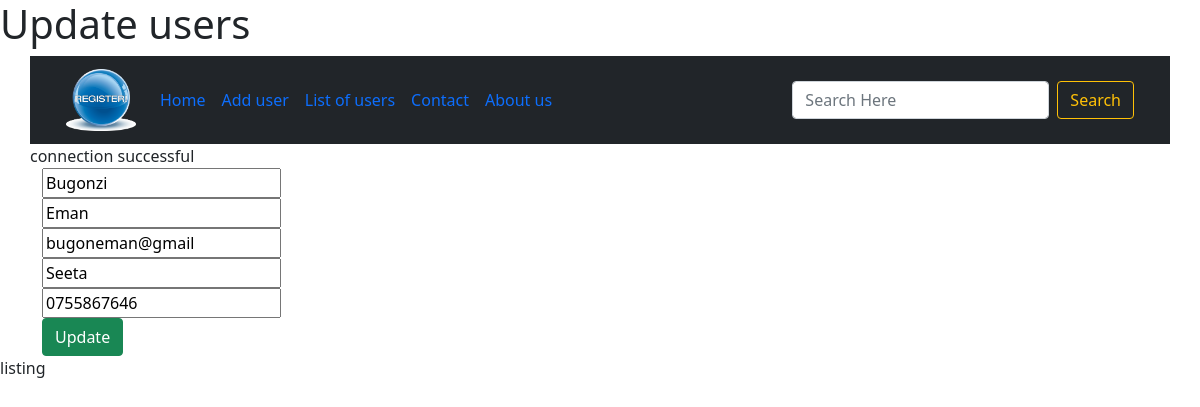
The app's page /update.php?id=14 with its own data.
### tables this page shows
CREATE TABLE `registration` (
  `id` int(10) NOT NULL,
  `first_name` varchar(10) NOT NULL,
  `second_name` varchar(10) NOT NULL,
  `addres` varchar(30) NOT NULL,
  `telephone` varchar(12) NOT NULL,
  `email` varchar(100) NOT NULL
);

### includes/process_update.php (called while the page is built, shortened)
<?php
require_once "connect.php";
          if (isset($_GET['id']) && is_numeric($_GET['id'])) {
            $id = $_GET['id'];
             $query = "SELECT * FROM registration WHERE id = ?";
             $stmt = mysqli_prepare($connection,$query);
             mysqli_stmt_bind_param($stmt, "i", $id);
             mysqli_stmt_execute($stmt);
             $result = mysqli_stmt_get_result($stmt);
             $data = mysqli_fetch_assoc($result);
            }
      ?>

### update.php (the view, shortened to what this page needs)
<!DOCTYPE html>
<html lang="en">
<head>
    <h1>Update users</h1>
</head>
<body>
<div class="container">
      <div class="row">
      <?php include 'includes/nav.php'; ?>
      <?php include "includes/process_update.php";?>
        <form action="includes/process_registration.php" method="post">
          <div class="form-group">
            <input type="text" name="first_name"placeholder="First Name" value="<?php echo $data['first_name'];?>">
          </div>
          <div class="form-group">
            <input type="text"name="second_name"placeholder="Second Name" value="<?php echo $data['second_name'];?>">
          </div>
          <div class="form-group">
            <input type="text"name="email" placeholder="Email" value="<?php echo $data['email'];?>">
          </div>
          <div class="form-group">
            <input type="text"name="addres"placeholder="Addres" value="<?php echo $data['addres'];?>">
          </div>
          <div class="form-group">
            <input type="number"name="telephone"placeholder="Telephone" value="<?php echo $data['telephone'];?>">
          </div>
          <button type="submit" class="btn btn-success">Update</button>
        </form>
      </div>
      </div>
</body>
<html>listing</html>

### records on screen
registration: first_name "Bugonzi", second_name "Eman", email "bugoneman@gmail", addres "Seeta", telephone "0755867646"
